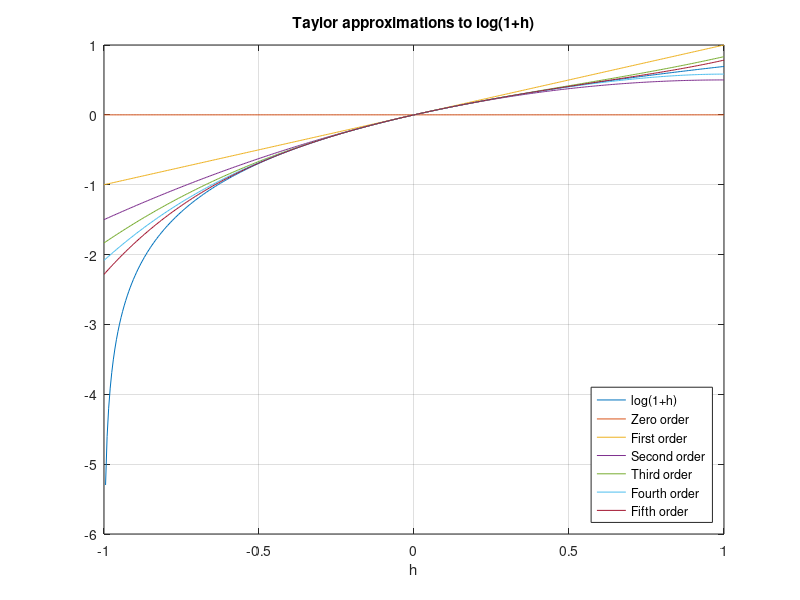

MATLAB code to generate this figure:
% MATH2089 -- File = taylor2.m
% Plot Taylor approximations to log(1+h) about h = 0

% Equally spaced points on [-1, 1], so 1+h is on [0, 2]
h = linspace(-1, 1, 401);

% Exact function values
f = log(1+h);

% Taylor approximations
f0 = zeros(size(h));
f1 = h;
f2 = f1 - h.^2/2;
f3 = f2 + h.^3/3;
f4 = f3 - h.^4/4;
f5 = f4 + h.^5/5;

figure(1)
plot(h, f, h, f0, h, f1, h, f2, h, f3, h, f4, h, f5);
grid on
xlabel('h')
title('Taylor approximations to log(1+h)')
legend('log(1+h)', 'Zero order', 'First order', 'Second order', ...
       'Third order', 'Fourth order', 'Fifth order', 'Location', 'SouthEast')
